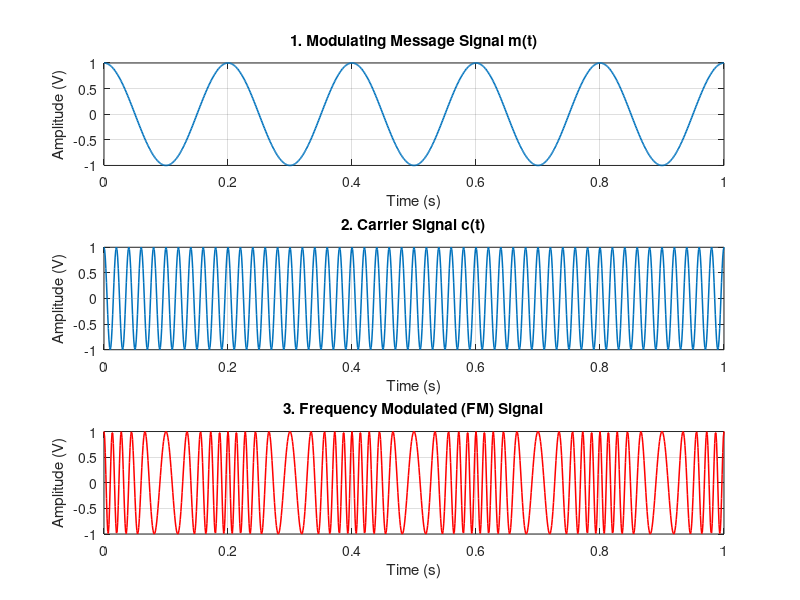

The MATLAB source for this figure:
%% EXP 6 - Objective 1: FM Signal Generation & Analysis
clc;
clear;
close all;

% Parameters
Am = 1;                 % Modulating signal amplitude (V)
Ac = 1;                 % Carrier amplitude (V)
fm = 5;                 % Message frequency (Hz)
fc = 50;                % Carrier frequency (Hz)
beta = 5;               % Modulation index
fs = 1000;              % Sampling frequency (Hz)
t = 0:1/fs:1;           % Time vector (1 second duration)

% Signals
m = Am * cos(2 * pi * fm * t);                                 % Message signal
c = Ac * cos(2 * pi * fc * t);                                 % Carrier signal
fm_sig = Ac * cos(2 * pi * fc * t + beta * sin(2 * pi * fm * t)); % FM signal

% Frequency Deviation Calculation
delta_f = beta * fm;    % Peak frequency deviation (Hz)

% Display Results
fprintf('--- Objective 1: FM Analysis ---\n');
fprintf('Carrier Frequency (fc)        : %d Hz\n', fc);
fprintf('Message Frequency (fm)        : %d Hz\n', fm);
fprintf('Modulation Index (Beta)       : %d\n', beta);
fprintf('Frequency Deviation (Delta f) : %d Hz\n', delta_f);

% Plotting
figure('Name', 'Objective 1: FM Generation', 'NumberTitle', 'off');

subplot(3,1,1);
plot(t, m, 'LineWidth', 1.2);
title('1. Modulating Message Signal m(t)');
xlabel('Time (s)'); ylabel('Amplitude (V)');
grid on;

subplot(3,1,2);
plot(t, c, 'LineWidth', 1.1);
title('2. Carrier Signal c(t)');
xlabel('Time (s)'); ylabel('Amplitude (V)');
grid on;

subplot(3,1,3);
plot(t, fm_sig, 'r', 'LineWidth', 1.1);
title('3. Frequency Modulated (FM) Signal');
xlabel('Time (s)'); ylabel('Amplitude (V)');
grid on;
